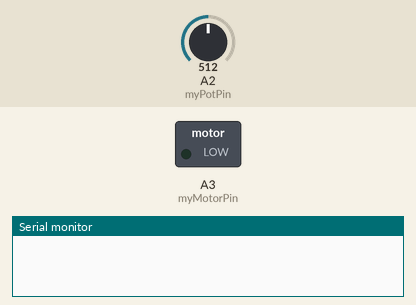
Simulated run of this sketch. Board: Arduino Uno, built with avr-gcc and run on an emulated ATmega328P. On the bench: switched loads named in the sketch (green lamp = pin HIGH), the last lines printed to the serial monitor. The inputs (shaded band) are chosen by the test bench; at power-on: A2 (myPotPin) = 512.

Above: at 1.2 s.
1.3 s: A2 (myPotPin) set to 427
4.3 s: A2 (myPotPin) set to 403
At 6.7 s:
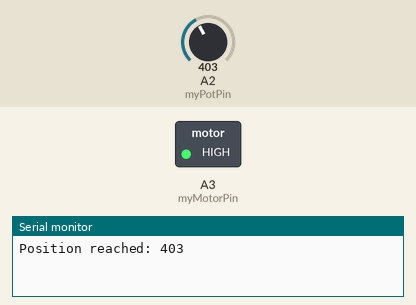
7.3 s: A2 (myPotPin) set to 494
8.8 s: A2 (myPotPin) set to 513
At 9.9 s:
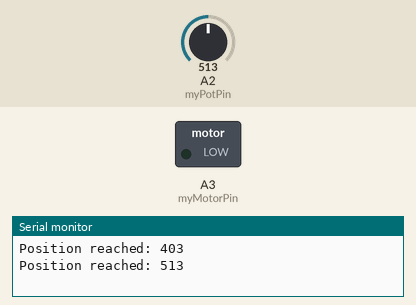
11.8 s: A2 (myPotPin) set to 579
13.3 s: A2 (myPotPin) set to 597
At 14.7 s:
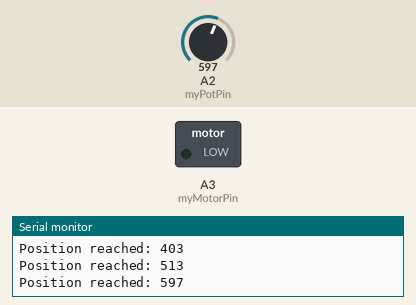
Timing chart, 0 to 15.8 s (numbered marks = the images above; inputs shaded):
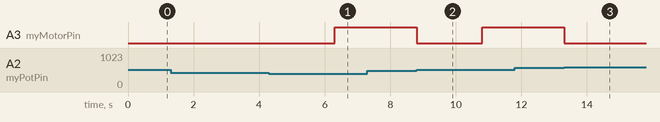

Measured:
- the behaviour switches between 411 and 410 on A2 (myPotPin) (found by bisection; images 0 and 1)
- the behaviour switches between 501 and 502 on A2 (myPotPin) (found by bisection; images 1 and 2)
- after the input at 1.3 s, every drawn part: stays the same
- after the input at 4.3 s, A3 (myMotorPin): LOW → HIGH after 2.0 s
- after the input at 7.3 s, every drawn part: stays the same
- after the input at 8.8 s, A3 (myMotorPin): HIGH → LOW at once, → HIGH 2.0 s later
- after the input at 11.8 s, every drawn part: stays the same
- after the input at 13.3 s, A3 (myMotorPin): HIGH → LOW at once

The sketch:

5wire-servo-01.ino
```cpp
#include <Arduino.h>

// Define the pins
const int myPotPin = A2;  // Analog pin for the potentiometer
const int myMotorPin = A3; // PWM pin for the motor

void setup() {
  pinMode(myMotorPin, OUTPUT);
  Serial.begin(115200);
}

void loop() {
  // Example usage: Turn motor to position 512
  turnMotorToPosition(400);
  delay(2000); // Delay to see the changes, not needed in actual use
  turnMotorToPosition(512);
  delay(2000); // Delay to see the changes, not needed in actual use
  turnMotorToPosition(600);
  delay(5000); // Delay to see the changes, not needed in actual use
}

// Function to turn the motor to the desired potentiometer position
void turnMotorToPosition(int desiredPosition) {
  int currentPosition = analogRead(myPotPin); // Read the current position from the potentiometer
  while (abs(currentPosition - desiredPosition) > 10) { // Allow a tolerance of 10 units
    if (currentPosition < desiredPosition) {
      analogWrite(myMotorPin, 128); // Adjust PWM value for speed/direction
    } else {
      analogWrite(myMotorPin, -128); // Reverse direction if needed
    }
    delay(100); // Short delay to allow the motor to move
    currentPosition = analogRead(myPotPin); // Update the potentiometer reading
  }
  analogWrite(myMotorPin, 0); // Stop the motor when position is reached
  Serial.print("Position reached: ");
  Serial.println(currentPosition);
}
```
